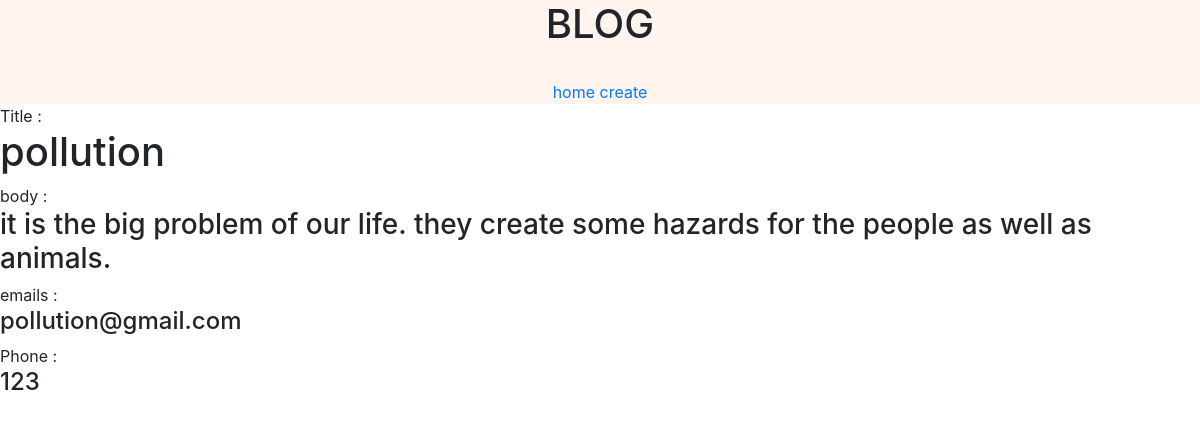
Page /blog/1/ on the committed database.
### app/models.py (models this page shows, shortened)
class blog (models.Model):
    title=models.CharField(max_length=50)
    body=models.TextField()
    email=models.EmailField()
    phone = models.IntegerField()

### app/views.py (the view)
# urls.py: path("blog/<int:pk>/",detail_blog,name="detail"),
def detail_blog (request,pk):
    data=blog.objects.get(id=pk)
    return render_to_response('detail.html',{"blog":data})

### template/detail.html (shortened to what this page needs)
{% extends 'layout.html' %}
{% block main %}
<span>Title : </span> <h1>{{blog.title}}</h1>
<span>body : </span> <h3>{{blog.body}}</h3>
<span>emails : </span> <h4>{{blog.email}}</h4>
<span>Phone : </span> <h4>{{blog.phone}}</h4>
{% endblock %}

### rows in the picture
blog: title "pollution", body "it is the big problem of our life. they create some hazards for the people as well as animals.", email "pollution@gmail.com", phone "123"
